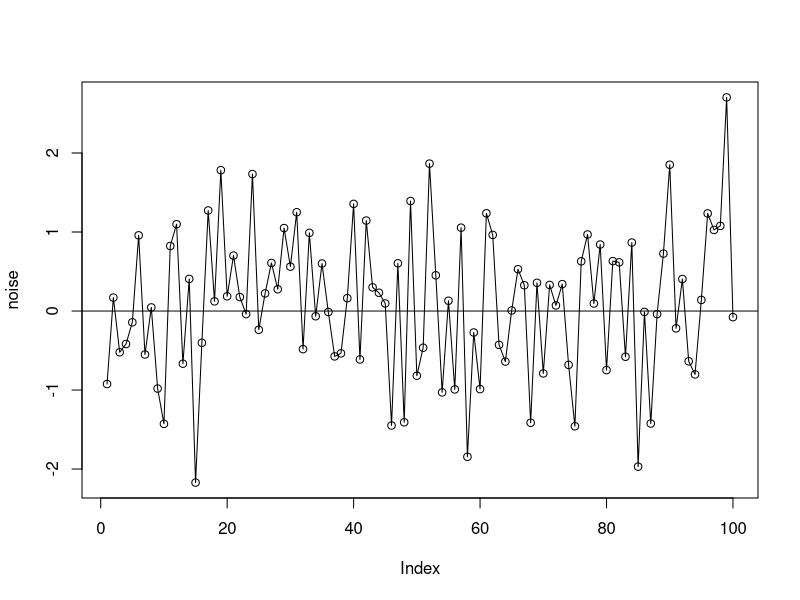
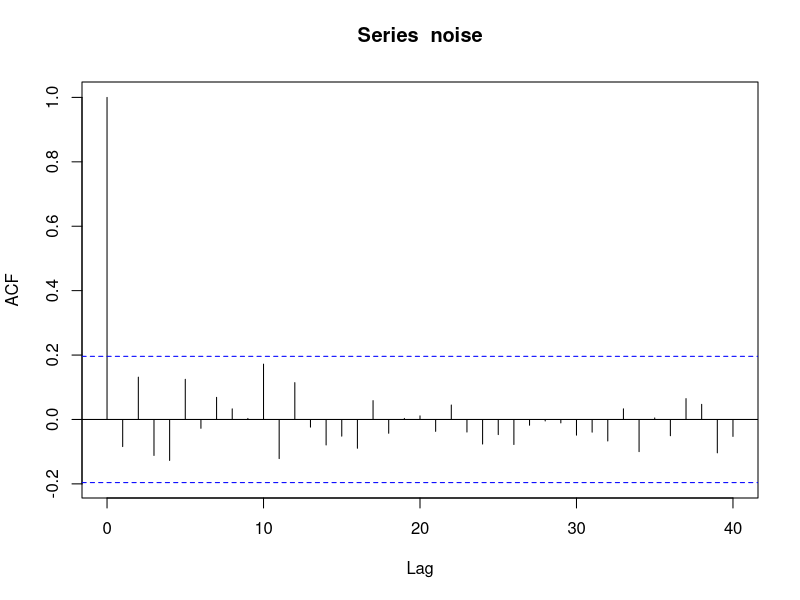

These figures' R source, in order:
## ---- chunk 1
n<-100
noise<-rnorm(n,0,1)
plot(noise, type="o")
abline(0,0)
## ---- chunk 2
acf <- acf(noise,40)
